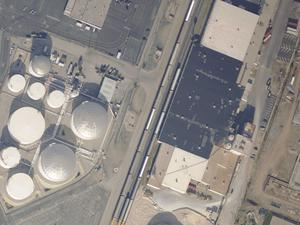
#> input picture 175-1-sm.jpg, 300 x 225 px, found by its file name
$ python match_images.py houghlines-10-1.jpg houghlines-10-2.jpg   (Python 2 division)
#> lines starting #> are read from the running program, lines starting #| are printed output that depends on the picture; pictures that were not available may be replaced by others from this repository, and a replacement may not be noted
#!/usr/bin/env python


import numpy
import cv2

import sys
from math import atan2, degrees, pi

###############################################################################
# Image Matching
###############################################################################

def match_images(img1, img2):
    """Given two images, returns the matches"""
    detector = cv2.SURF(400, 5, 5)
    matcher = cv2.BFMatcher(cv2.NORM_L2)

    kp1, desc1 = detector.detectAndCompute(img1, None)
    kp2, desc2 = detector.detectAndCompute(img2, None)
    #print 'img1 - %d features, img2 - %d features' % (len(kp1), len(kp2))

    raw_matches = matcher.knnMatch(desc1, trainDescriptors = desc2, k = 2) #2
    kp_pairs = filter_matches(kp1, kp2, raw_matches)
    return kp_pairs

# [85 lines left out: functions filter_matches, explore_match, draw_matches, not called in this run]

###############################################################################
# Test Main
###############################################################################

if __name__ == '__main__':
    """Test code: Uses the two specified"""
    # [7 lines of commented-out code are left out]

    img1 = cv2.imread('/Users/kalaivanikubendran/Documents/Sideprojects/kalai-kaggle-code/train_sm/175-1-sm.jpg',0)
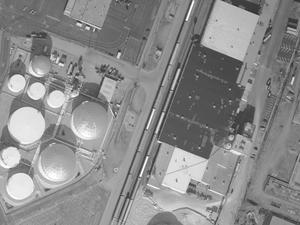
#> img1: shape (225, 300); min 41, max 255, mean 138.8
    img2 = cv2.imread('/Users/kalaivanikubendran/Documents/Sideprojects/kalai-kaggle-code/train_sm/175-2-sm.jpg',0)
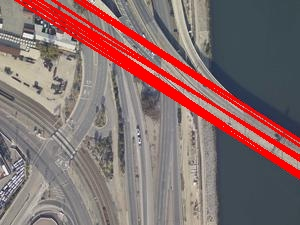
#> input picture houghlines-10-1.jpg, 300 x 225 px, given in place of 175-2-sm.jpg, which was not available
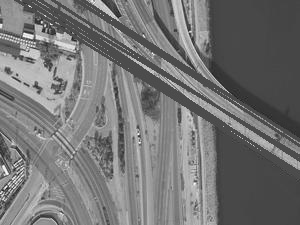
#> img2: shape (225, 300); min 24, max 255, mean 117

    if img1 is None:
        print 'Failed to load fn1:', fn1
        sys.exit(1)

    if img2 is None:
        print 'Failed to load fn2:', fn2
        sys.exit(1)

#> (the run stopped early here; a loop or call above may not have finished)
